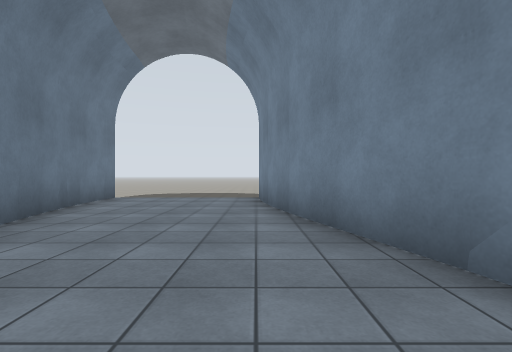
View 1 (above)

16 first-person views from a walk through a robot-simulator world made for Gazebo. The camera is 1.2 m above the floor, looks level and sees 85° across. The floor is counted in squares, 2 m on a side. Each view is taken from the middle of a square. On the plan, view 1 faces up. The plan holds only what a view shows up to about 9 squares ahead; the rest is blank.

View 2
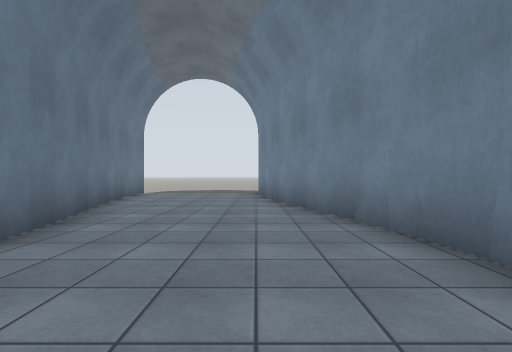

View 3
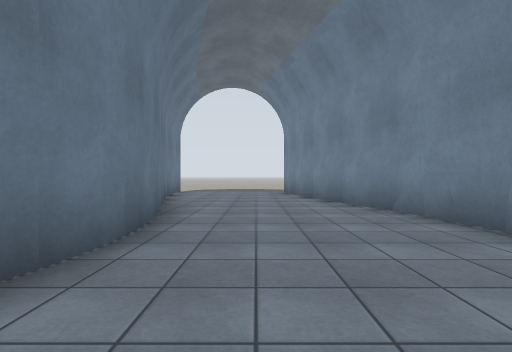

View 4
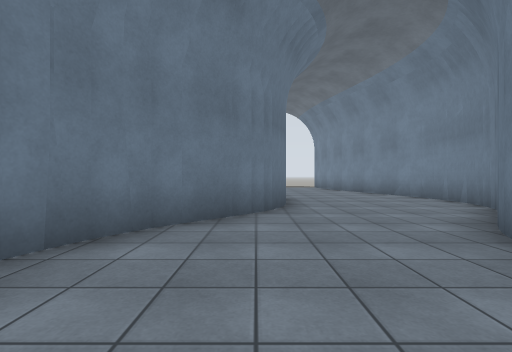

View 5
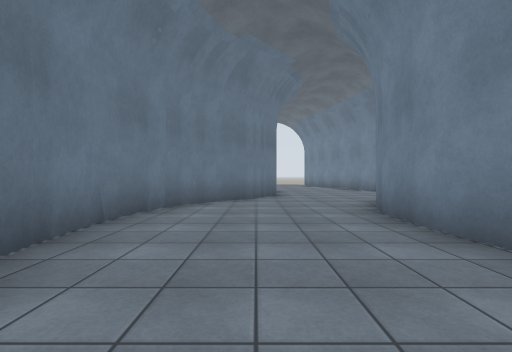

View 6
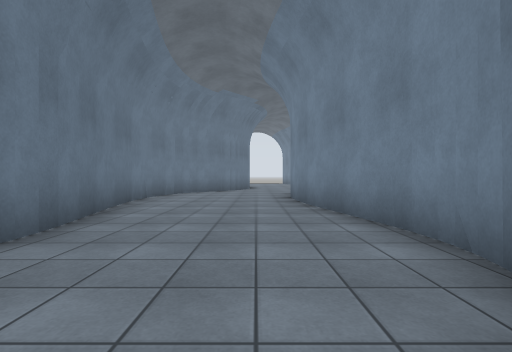

View 7
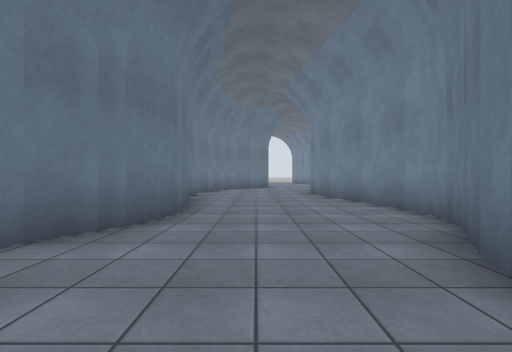

View 8
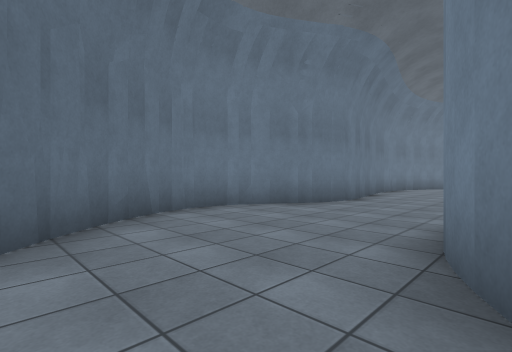

View 9
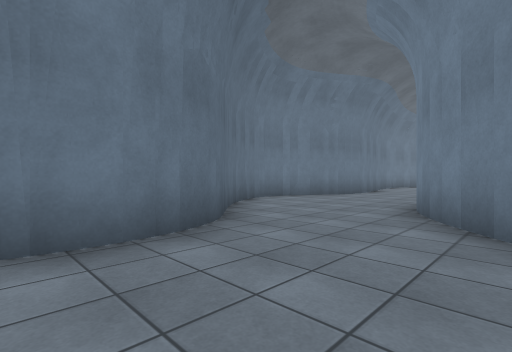

View 10
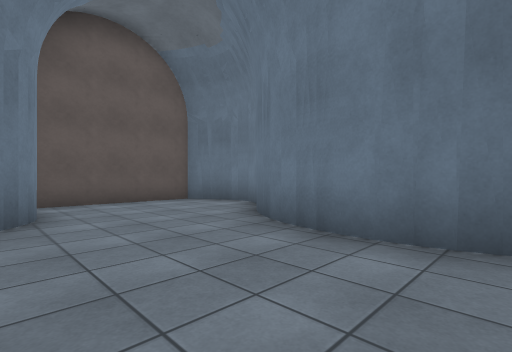

View 11
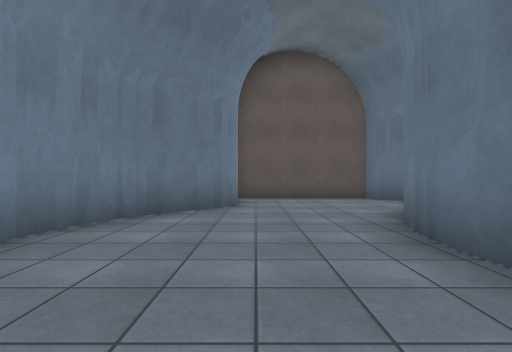

View 12
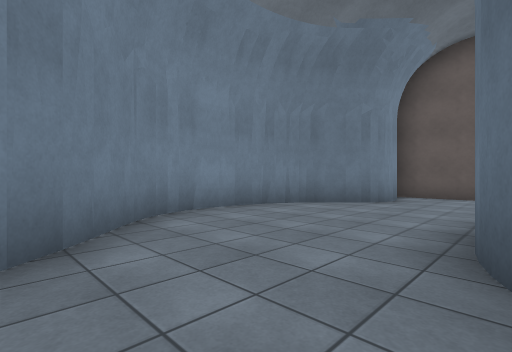

View 13
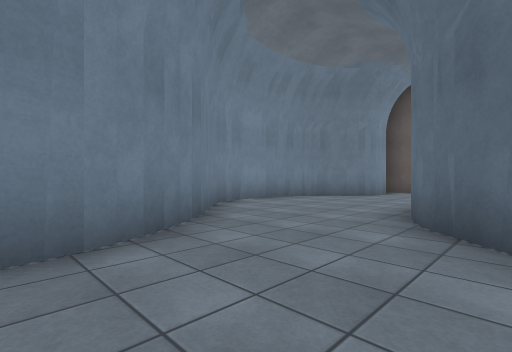

View 14
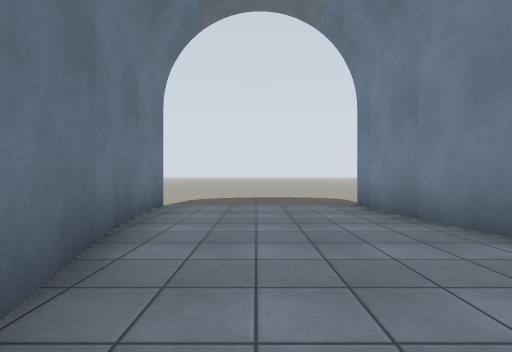

View 15
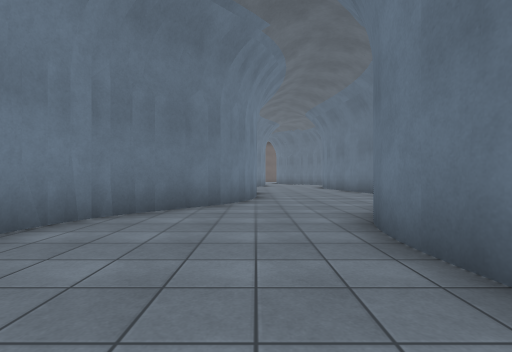

View 16
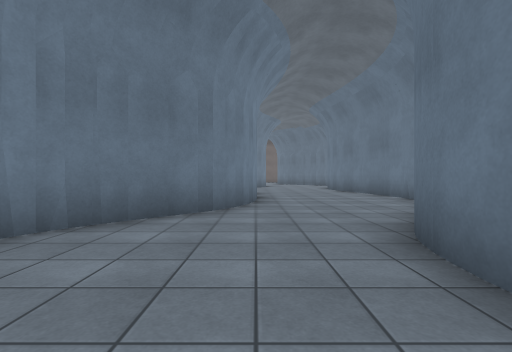

### Floor plan
Ten units are one square. View 1 is at (0, 0); x grows to the right and y downward. Boxes are objects, and circles mark ways between rooms. Rooms are numbered by the first view taken in them; rooms with no view inside come last. Other rooms are left out.
<svg viewBox="-60 -90 82 350">
<path fill="none" stroke="#000" d="M4 -51 1 -66M2 -64 0 -78M-38 -55 -24 -11M-25 -12 -23 3M-39 -68 -36 -53M17 -6 4 -52M-23 2 -24 13M-39 -78 -38 -66M17 6 16 -8M-25 15 -26 19M16 11 17 5M15 15 17 10M13 20 15 16M-3 39 10 24M-43 110 -42 117M-8 90 -11 65M-3 110 -8 88M-45 126 -53 139M-3 116 -3 109M-51 75 -44 111M-3 120 -3 115M-10 67 -10 57M-11 135 -8 130M-50 65 -49 76M-51 139 -54 145M-14 142 -5 123M-10 59 -9 50M-50 57 -50 67M-48 50 -50 58M-8 48 -6 44M-46 45 -49 52M-6 45 -4 40M-55 155 -52 162 -48 169M-13 160 -15 155M-49 168 -42 176M-8 169 -14 158M-30 25 -42 38 -45 43M-43 175 -32 185M-27 20 -31 26M-27 210 -28 214M-27 206 -27 211M-26 203 -27 208M-29 216 -31 220M-26 200 -26 205M-27 197 -26 202M-2 232 8 222 11 215M-4 234 7 221M12 212 13 206M13 208 14 203M14 204 13 197M13 196 11 191M9 188 -9 168M6 183 0 178M-43 249 -40 255 -1 255"/>
<circle cx="-10" cy="20" r="3" fill="#2a7"/>
<circle cx="-20" cy="180" r="3" fill="#2a7"/>
<text x="-10" y="-40">1</text>
<text x="-30" y="100">2</text>
<text x="-20" y="210">3</text>
</svg>
Room 1 opens to room 2. Room 2 opens to room 3.

Where each view was taken, in squares from view 1:
view 1: 0 up, 0 right, facing up
view 2: 2 down, 0 right, facing up
view 3: 3 down, 1 left, facing up
view 4: 7 down, 3 left, facing up
view 5: 10 down, 3 left, facing up
view 6: 14 down, 2 left, facing up
view 7: 16 down, 3 left, facing up
view 8: 18 down, 1 left, facing up-left
view 9: 21 down, 0 right, facing up-left
view 10: 19 down, 0 right, facing down-left
view 11: 18 down, 1 left, facing down
view 12: 17 down, 3 left, facing down-right
view 13: 15 down, 4 left, facing down-right
view 14: 2 up, 2 left, facing up
view 15: 2 up, 1 left, facing down
view 16: 1 up, 1 left, facing down
